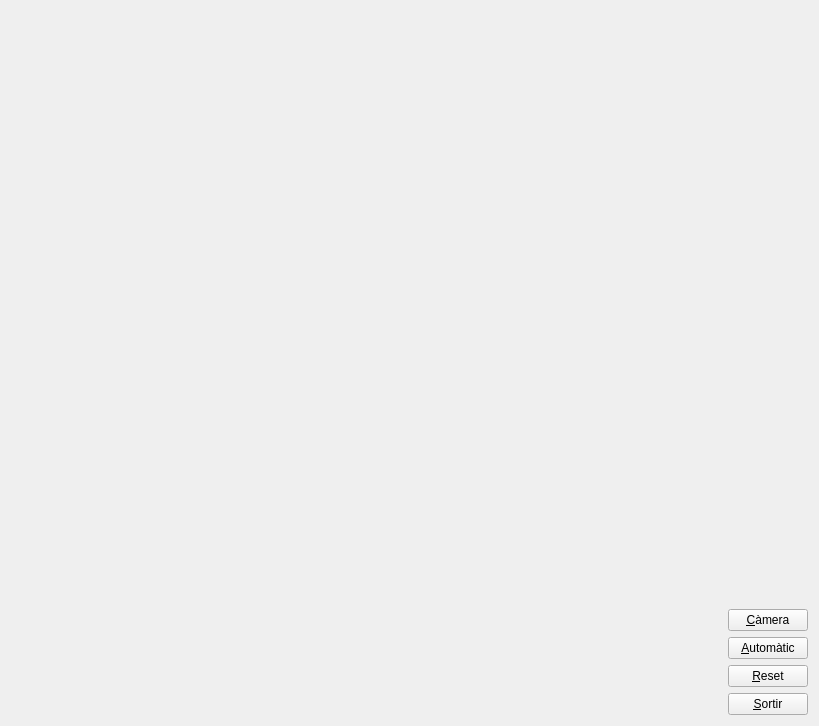
<?xml version="1.0" encoding="UTF-8"?>
<ui version="4.0">
 <class>MyForm</class>
 <widget class="QWidget" name="MyForm">
  <property name="geometry">
   <rect>
    <x>0</x>
    <y>0</y>
    <width>819</width>
    <height>726</height>
   </rect>
  </property>
  <property name="windowTitle">
   <string>IDI-Lab</string>
  </property>
  <layout class="QHBoxLayout" name="horizontalLayout">
   <item>
    <widget class="MyGLWidget" name="widget" native="true">
     <property name="sizePolicy">
      <sizepolicy hsizetype="Expanding" vsizetype="Expanding">
       <horstretch>0</horstretch>
       <verstretch>0</verstretch>
      </sizepolicy>
     </property>
    </widget>
   </item>
   <item>
    <layout class="QVBoxLayout" name="verticalLayout">
     <item>
      <spacer name="verticalSpacer">
       <property name="orientation">
        <enum>Qt::Vertical</enum>
       </property>
       <property name="sizeHint" stdset="0">
        <size>
         <width>20</width>
         <height>40</height>
        </size>
       </property>
      </spacer>
     </item>
     <item>
      <widget class="QPushButton" name="camButton">
       <property name="text">
        <string>&amp;Càmera</string>
       </property>
      </widget>
     </item>
     <item>
      <widget class="QPushButton" name="autoButton">
       <property name="text">
        <string>&amp;Automàtic</string>
       </property>
      </widget>
     </item>
     <item>
      <widget class="QPushButton" name="resetButton">
       <property name="text">
        <string>&amp;Reset</string>
       </property>
      </widget>
     </item>
     <item>
      <widget class="QPushButton" name="pushButton">
       <property name="sizePolicy">
        <sizepolicy hsizetype="Fixed" vsizetype="Fixed">
         <horstretch>0</horstretch>
         <verstretch>0</verstretch>
        </sizepolicy>
       </property>
       <property name="text">
        <string>&amp;Sortir</string>
       </property>
      </widget>
     </item>
    </layout>
   </item>
  </layout>
 </widget>
 <customwidgets>
  <customwidget>
   <class>MyGLWidget</class>
   <extends>QWidget</extends>
   <header>MyGLWidget.h</header>
   <container>1</container>
   <slots>
    <slot>toggleCamera()</slot>
    <slot>reset()</slot>
    <slot>toggleAuto()</slot>
   </slots>
  </customwidget>
 </customwidgets>
 <resources/>
 <connections>
  <connection>
   <sender>pushButton</sender>
   <signal>clicked()</signal>
   <receiver>MyForm</receiver>
   <slot>close()</slot>
   <hints>
    <hint type="sourcelabel">
     <x>808</x>
     <y>715</y>
    </hint>
    <hint type="destinationlabel">
     <x>409</x>
     <y>362</y>
    </hint>
   </hints>
  </connection>
  <connection>
   <sender>camButton</sender>
   <signal>clicked()</signal>
   <receiver>widget</receiver>
   <slot>toggleCamera()</slot>
   <hints>
    <hint type="sourcelabel">
     <x>768</x>
     <y>672</y>
    </hint>
    <hint type="destinationlabel">
     <x>365</x>
     <y>362</y>
    </hint>
   </hints>
  </connection>
  <connection>
   <sender>resetButton</sender>
   <signal>clicked()</signal>
   <receiver>widget</receiver>
   <slot>reset()</slot>
   <hints>
    <hint type="sourcelabel">
     <x>768</x>
     <y>672</y>
    </hint>
    <hint type="destinationlabel">
     <x>365</x>
     <y>362</y>
    </hint>
   </hints>
  </connection>
  <connection>
   <sender>autoButton</sender>
   <signal>clicked()</signal>
   <receiver>widget</receiver>
   <slot>toggleAuto()</slot>
   <hints>
    <hint type="sourcelabel">
     <x>768</x>
     <y>641</y>
    </hint>
    <hint type="destinationlabel">
     <x>365</x>
     <y>362</y>
    </hint>
   </hints>
  </connection>
 </connections>
</ui>
